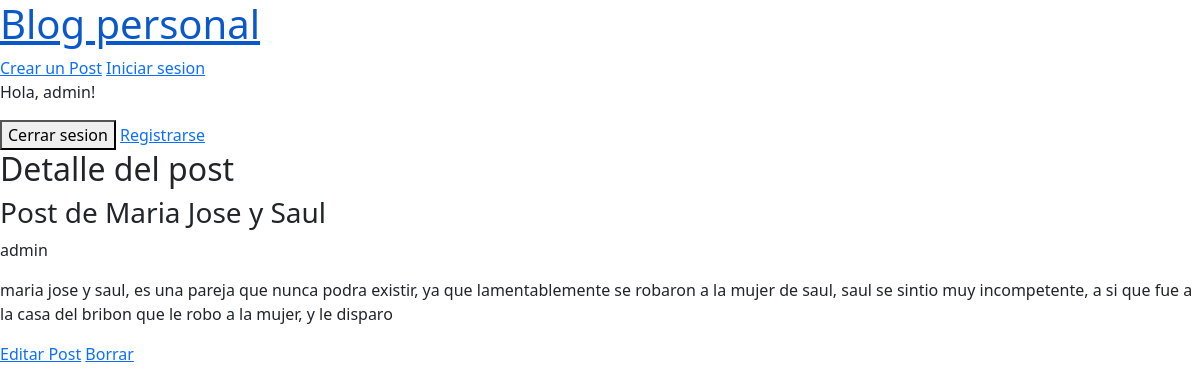
Page /post/2/ (signed in) on the committed database.
### blogs/models.py (models this page shows, shortened)
class Post(models.Model):
    title = models.CharField(max_length=200)
    body = models.TextField()
    created_at = models.DateTimeField(auto_now_add=True)
    updated_at = models.DateTimeField(auto_now=True)
    author = models.ForeignKey(
        "auth.User",
        on_delete=models.CASCADE,
    )

### blogs/views.py (the view)
# urls.py: path("post/<int:pk>/", PostDetailView.as_view(), name="post_detail"),
class PostDetailView(LoginRequiredMixin, DetailView):
    model = Post
    template_name = "post-detail.html"

### templates/post-detail.html
{% extends '_base.html' %}
{% block content %}
  <h2>Detalle del post</h2>
    <h3>{{ post.title }}</h3>
    <p>{{ post.author }}</p>
    <p>{{ post.body }}</p>
  {% if post.author.pk == request.user.pk %}
    <a href="{% url 'post_edit' post.pk %}">Editar Post</a>
    <a href="{% url 'post_delete' post.id %}"> Borrar</a>
  {% endif %}
{% endblock content %}

### templates/_base.html (shortened to what this page needs)
{% load static %}
<!DOCTYPE html>
<html lang="en">
<head>
    <link rel="stylesheet" href="{% static 'base.css' %}">
    {% load static %}
    <link href="https://cdn.jsdelivr.net/npm/bootstrap@5.3.8/dist/css/bootstrap.min.css" rel="stylesheet">
</head>
<body>
    <a href="{% url 'post_list' %}"><h1>Blog personal</h1></a>
    <a href="{% url 'post_new' %}">Crear un Post</a>
    <a href="{% url 'login' %}">Iniciar sesion</a>
    {% if user.is_authenticated %}
        <p>Hola, {{ user.username }}!</p>
        <form action="{% url 'logout' %}" method="post">
            <button type="submit">Cerrar sesion</button>
            <a href="{% url 'signup' %}">Registrarse</a>
        </form>
        {% endif %}
     {% block content %}
    {% endblock %}
</body>
</html>

### static/base.css (style rules this page uses)
h1 { color: red; }

### rows in the picture
Post: title "Post de Maria Jose y Saul", author "admin", body "maria jose y saul, es una pareja que nunca podra existir, ya que lamentablemente se robaron a la mujer de saul, saul se sintio muy incompetente, a si que fue a la casa del bribon que le robo a la mujer, y le disparo"

### other values in the picture
{{ user.username }} "admin"
